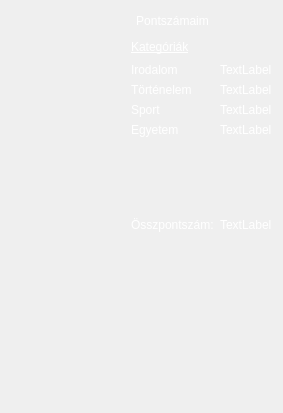
            <widget class="QWidget" name="Pontszamok">
             <property name="styleSheet">
              <string notr="true">QLabel{	
	font: 14pt &quot;MS Shell Dlg 2&quot;;
	color: rgb(255, 255, 255)
}</string>
             </property>
             <layout class="QGridLayout" name="gridLayout">
              <item row="7" column="1">
               <spacer name="verticalSpacer_4">
                <property name="orientation">
                 <enum>Qt::Vertical</enum>
                </property>
                <property name="sizeType">
                 <enum>QSizePolicy::Fixed</enum>
                </property>
                <property name="sizeHint" stdset="0">
                 <size>
                  <width>20</width>
                  <height>75</height>
                 </size>
                </property>
               </spacer>
              </item>
              <item row="8" column="2">
               <widget class="QLabel" name="osszpontszam">
                <property name="text">
                 <string>TextLabel</string>
                </property>
               </widget>
              </item>
              <item row="5" column="2">
               <widget class="QLabel" name="sport">
                <property name="text">
                 <string>TextLabel</string>
                </property>
               </widget>
              </item>
              <item row="4" column="2">
               <widget class="QLabel" name="tortenelem">
                <property name="text">
                 <string>TextLabel</string>
                </property>
               </widget>
              </item>
              <item row="6" column="2">
               <widget class="QLabel" name="egyetem">
                <property name="text">
                 <string>TextLabel</string>
                </property>
               </widget>
              </item>
              <item row="9" column="1">
               <spacer name="verticalSpacer_3">
                <property name="orientation">
                 <enum>Qt::Vertical</enum>
                </property>
                <property name="sizeType">
                 <enum>QSizePolicy::Fixed</enum>
                </property>
                <property name="sizeHint" stdset="0">
                 <size>
                  <width>20</width>
                  <height>170</height>
                 </size>
                </property>
               </spacer>
              </item>
              <item row="5" column="1">
               <widget class="QLabel" name="label_16">
                <property name="text">
                 <string>Sport</string>
                </property>
               </widget>
              </item>
              <item row="4" column="1">
               <widget class="QLabel" name="label_18">
                <property name="text">
                 <string>Történelem</string>
                </property>
               </widget>
              </item>
              <item row="3" column="2">
               <widget class="QLabel" name="Idodalom">
                <property name="text">
                 <string>TextLabel</string>
                </property>
               </widget>
              </item>
              <item row="3" column="1">
               <widget class="QLabel" name="label_13">
                <property name="text">
                 <string>Irodalom</string>
                </property>
               </widget>
              </item>
              <item row="2" column="0">
               <spacer name="horizontalSpacer_3">
                <property name="orientation">
                 <enum>Qt::Horizontal</enum>
                </property>
                <property name="sizeType">
                 <enum>QSizePolicy::Fixed</enum>
                </property>
                <property name="sizeHint" stdset="0">
                 <size>
                  <width>120</width>
                  <height>20</height>
                 </size>
                </property>
               </spacer>
              </item>
              <item row="8" column="1">
               <widget class="QLabel" name="label_14">
                <property name="styleSheet">
                 <string notr="true">font: bold 14pt &quot;MS Shell Dlg 2&quot;;</string>
                </property>
                <property name="text">
                 <string>Összpontszám:</string>
                </property>
               </widget>
              </item>
              <item row="6" column="1">
               <widget class="QLabel" name="label_17">
                <property name="text">
                 <string>Egyetem</string>
                </property>
               </widget>
              </item>
              <item row="2" column="1">
               <widget class="QLabel" name="label_8">
                <property name="styleSheet">
                 <string notr="true">font: 14pt &quot;MS Shell Dlg 2&quot;;
text-decoration: underline;</string>
                </property>
                <property name="text">
                 <string>Kategóriák</string>
                </property>
               </widget>
              </item>
              <item row="1" column="1">
               <widget class="QLabel" name="label_7">
                <property name="styleSheet">
                 <string notr="true">font: bold 18pt &quot;MS Shell Dlg 2&quot;;
</string>
                </property>
                <property name="text">
                 <string>Pontszámaim</string>
                </property>
                <property name="alignment">
                 <set>Qt::AlignCenter</set>
                </property>
               </widget>
              </item>
              <item row="1" column="0">
               <spacer name="horizontalSpacer_7">
                <property name="orientation">
                 <enum>Qt::Horizontal</enum>
                </property>
                <property name="sizeType">
                 <enum>QSizePolicy::Fixed</enum>
                </property>
                <property name="sizeHint" stdset="0">
                 <size>
                  <width>120</width>
                  <height>20</height>
                 </size>
                </property>
               </spacer>
              </item>
             </layout>
            </widget>
